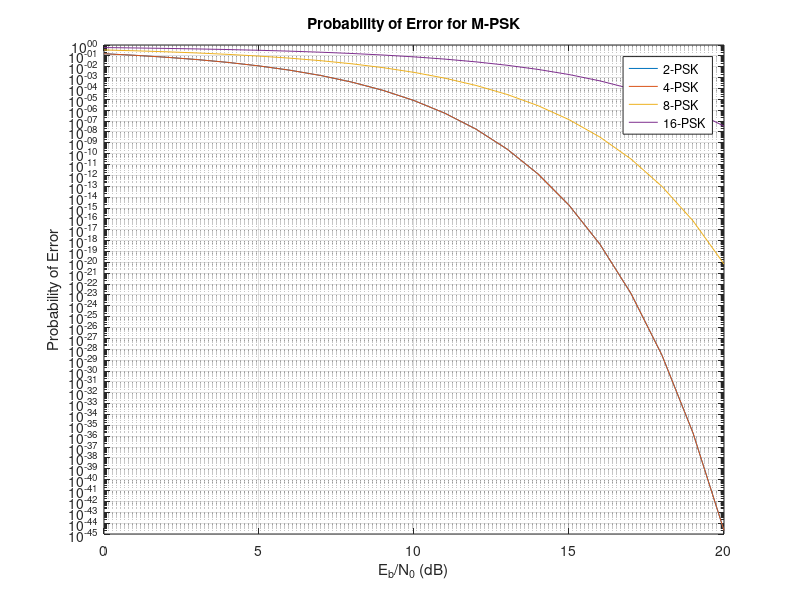
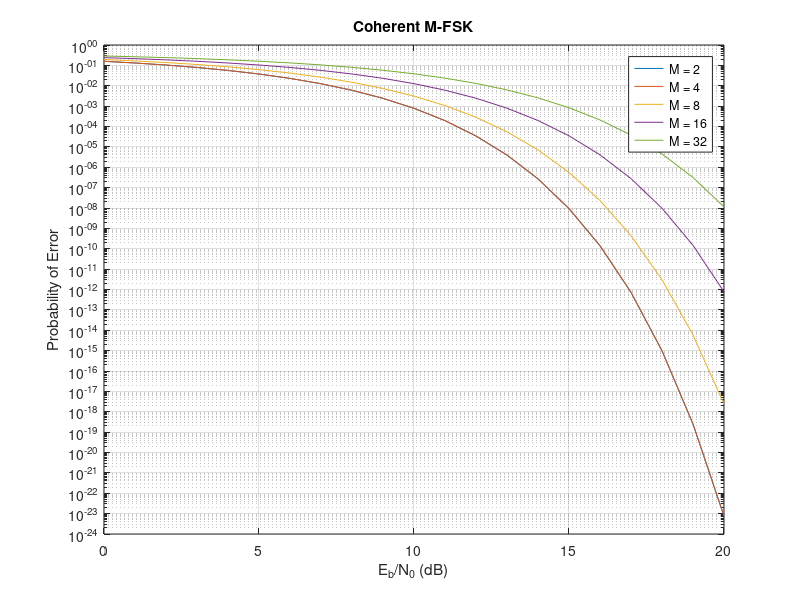
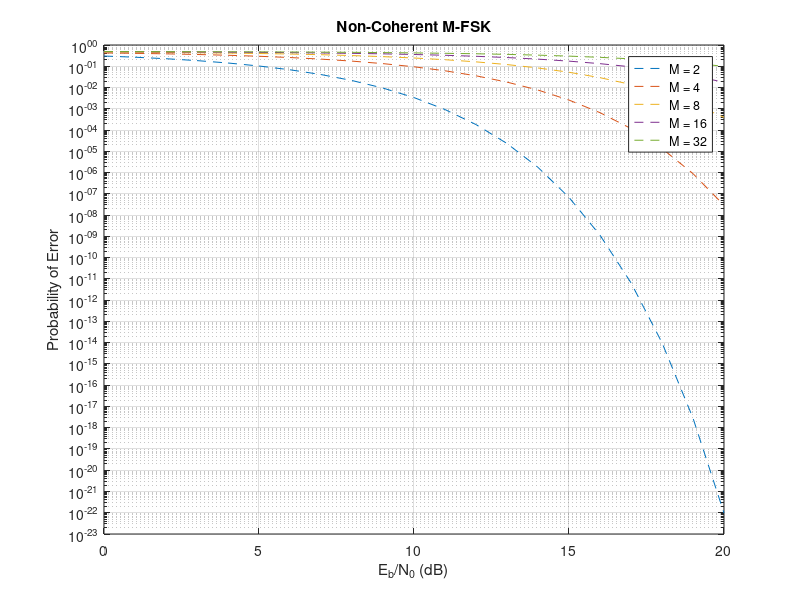
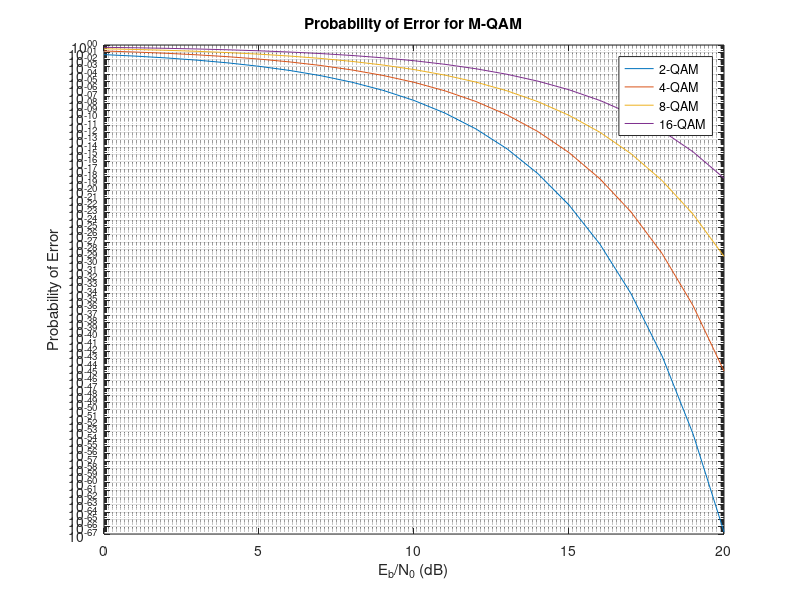

Write MATLAB code to recreate these figures, in order.
M_values = [2, 4, 8, 16];
M_values_FSK = [2, 4, 8, 16, 32];
EbN0_dB = 0:1:20;
EbN0 = 10.^(EbN0_dB/10);

% Probability of Error for M-PSK
[EbN0_grid, M_grid] = meshgrid(EbN0, M_values);
Pe_PSK = 2 * qfunc(sqrt(2 * EbN0_grid .* log2(M_grid)) .* sin(pi ./ M_grid));

figure;
semilogy(EbN0_dB, Pe_PSK'); grid on;
xlabel('E_b/N_0 (dB)'); ylabel('Probability of Error');
title('Probability of Error for M-PSK');
legend(arrayfun(@(M) sprintf('%d-PSK', M), M_values, 'UniformOutput', false));

% Probability of Error for M-FSK (Coherent and Non-Coherent)
[EbN0_grid_FSK, M_grid_FSK] = meshgrid(EbN0, M_values_FSK);
Pe_coh_FSK = 0.5 * erfc(sqrt(EbN0_grid_FSK .* log2(M_grid_FSK) ./ M_grid_FSK));
Pe_noncoh_FSK = 0.5 * exp(-EbN0_grid_FSK ./ (2 * (M_grid_FSK - 1)));

figure;
semilogy(EbN0_dB, Pe_coh_FSK'); grid on;
xlabel('E_b/N_0 (dB)'); ylabel('Probability of Error');
title('Coherent M-FSK');
legend(arrayfun(@(M) sprintf('M = %d', M), M_values_FSK, 'UniformOutput', false));

figure;
semilogy(EbN0_dB, Pe_noncoh_FSK', '--'); grid on;
xlabel('E_b/N_0 (dB)'); ylabel('Probability of Error');
title('Non-Coherent M-FSK');
legend(arrayfun(@(M) sprintf('M = %d', M), M_values_FSK, 'UniformOutput', false));

% Probability of Error for M-QAM
[EbN0_grid_QAM, M_grid_QAM] = meshgrid(EbN0, M_values);
Pe_QAM = 4 * (1 - 1 ./ sqrt(M_grid_QAM)) .* qfunc(sqrt(3 * EbN0_grid_QAM .* log2(M_grid_QAM) ./ (M_grid_QAM - 1)));
Pe_QAM = Pe_QAM - ( (4 * (1 - 1 ./ sqrt(M_grid_QAM)).^2) .* qfunc(sqrt(3 * EbN0_grid_QAM .* log2(M_grid_QAM) ./ (M_grid_QAM - 1))).^2 );

figure;
semilogy(EbN0_dB, Pe_QAM'); grid on;
xlabel('E_b/N_0 (dB)'); ylabel('Probability of Error');
title('Probability of Error for M-QAM');
legend(arrayfun(@(M) sprintf('%d-QAM', M), M_values, 'UniformOutput', false));

% Probability of Error for M-PAM
[EbN0_grid_PAM, M_grid_PAM] = meshgrid(EbN0, M_values);
Pe_PAM = 2 * (1 - 1 ./ M_grid_PAM) .* qfunc(sqrt(6 * EbN0_grid_PAM .* log2(M_grid_PAM) ./ (M_grid_PAM.^2 - 1)));

figure;
semilogy(EbN0_dB, Pe_PAM'); grid on;
xlabel('E_b/N_0 (dB)'); ylabel('Probability of Error');
title('Probability of Error for M-PAM');
legend(arrayfun(@(M) sprintf('%d-PAM', M), M_values, 'UniformOutput', false));
